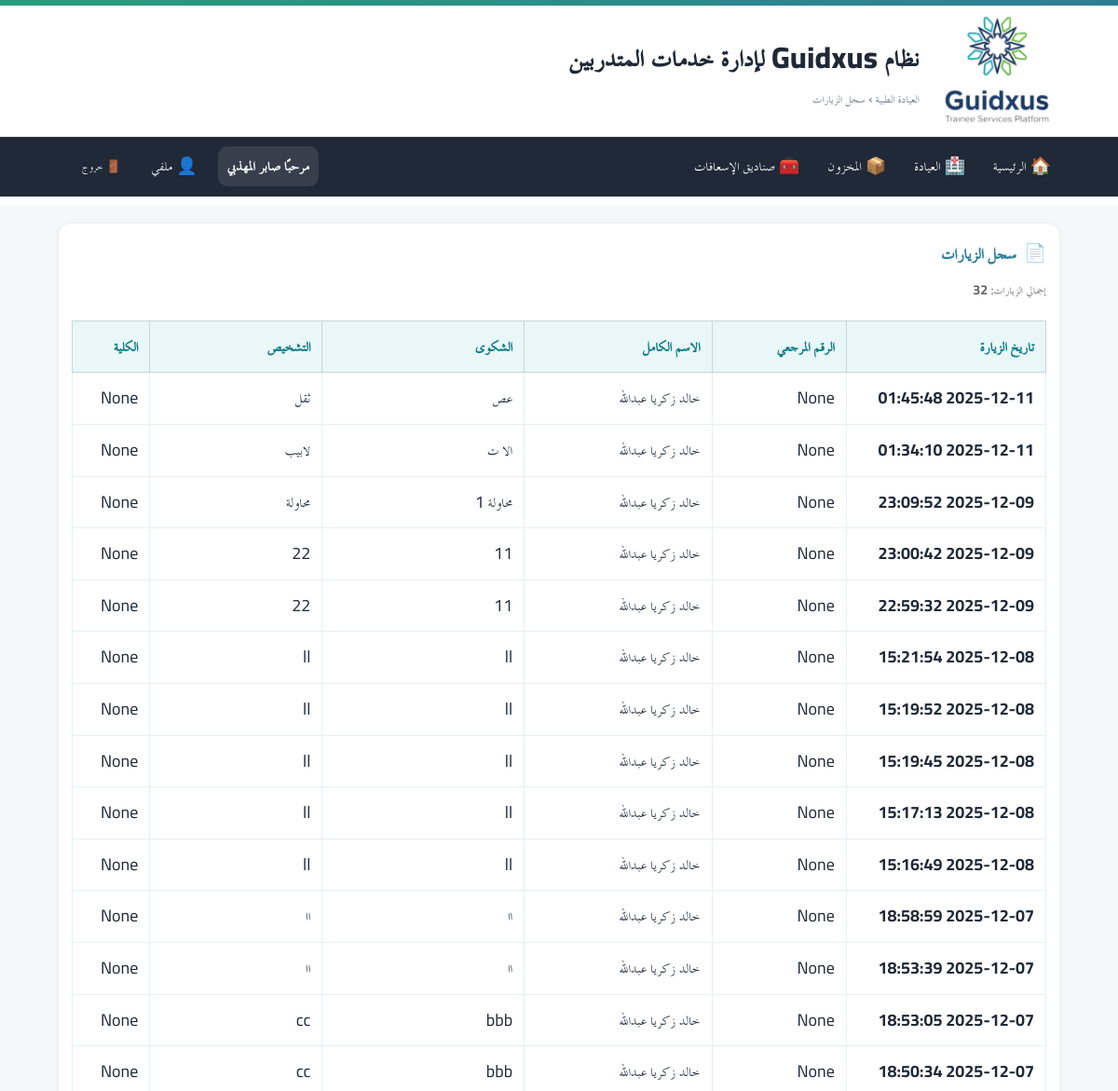
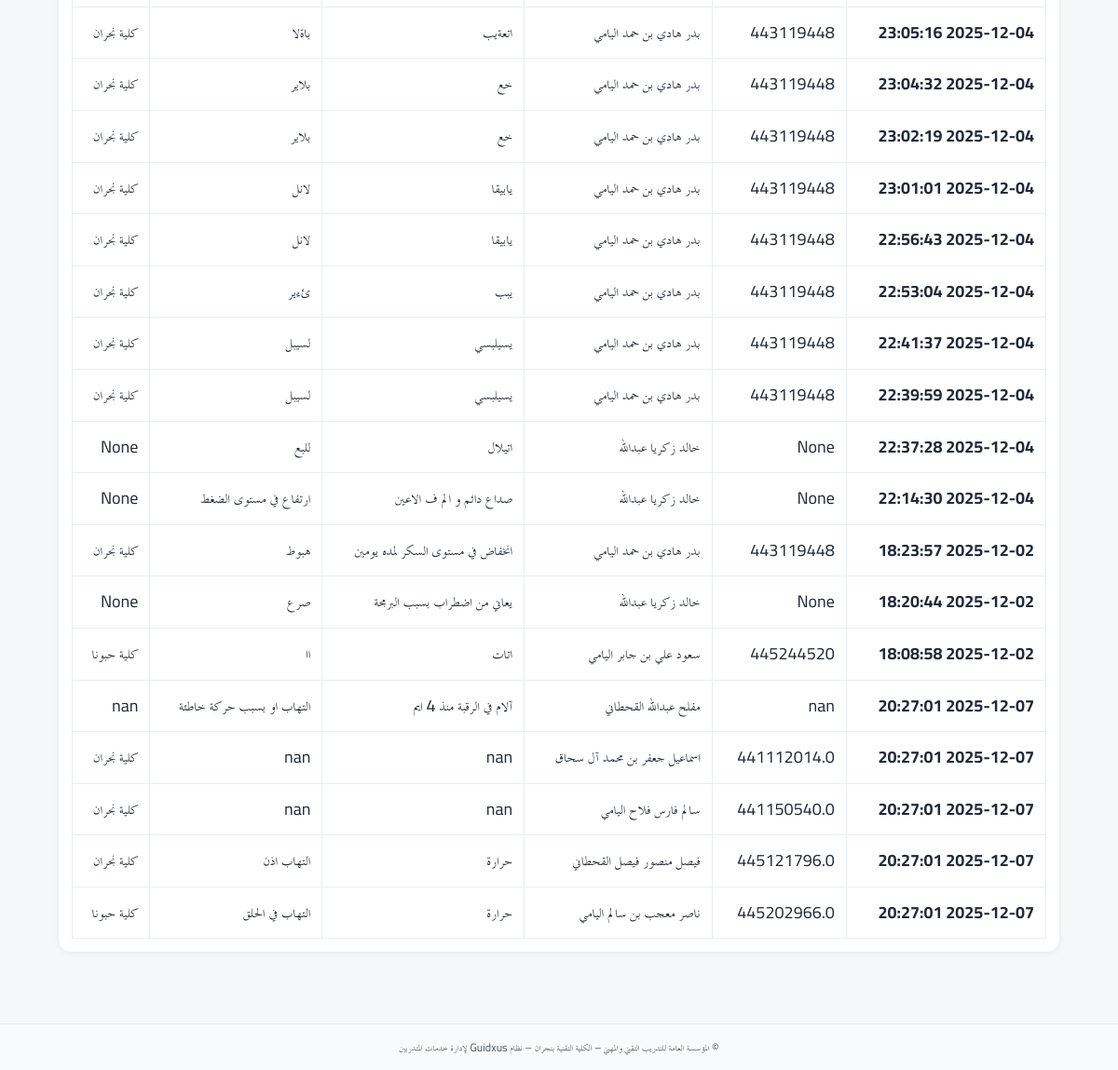
Screenshot of /clinic/visits (signed in) with the database file from the repository (2 pictures, top to bottom).
### app/models.py (models this page shows)
class User(Base):
    __tablename__ = "users"
    id = Column(Integer, primary_key=True, autoincrement=True)
    full_name = Column(String(255), nullable=False)
    username = Column(String(100), unique=True, nullable=False, index=True)
    password_hash = Column(String(255), nullable=False)
    is_admin = Column(Boolean, default=False, nullable=False)   # سوبر أدمن (صلاحيات كاملة)
    is_college_admin = Column(Boolean, default=False, nullable=False)  # أدمن كلية (صلاحيات في نطاق كلية واحدة)
    college_admin_college = Column(String(255), nullable=True)  # الكلية التي يديرها أدمن الكلية
    is_hod = Column(Boolean, default=False, nullable=False)      # رئيس قسم؟
    is_doc = Column(Boolean, default=False, nullable=False)      # 👈 طبيب الكلية (جديد)
    hod_college = Column(String(255), nullable=True)             # كلية رئيس القسم (إن وُجد)
    is_active = Column(Boolean, default=True, nullable=False)
    must_change_password = Column(Boolean, default=True, nullable=False)  # يجب تغيير كلمة المرور عند أول دخول
    created_at = Column(DateTime, server_default=func.now(), nullable=False)
    updated_at = Column(DateTime, onupdate=func.now())
    headed_departments = relationship(
        "Department",
        back_populates="head_user",
        foreign_keys="Department.head_user_id",
        lazy="selectin",
    )

### tables this page shows
CREATE TABLE clinic_patients (
        id INTEGER PRIMARY KEY AUTOINCREMENT,
        record_kind TEXT NOT NULL DEFAULT 'patient',
        patient_type TEXT,
        trainee_no TEXT,
        full_name TEXT,
        national_id TEXT,
        mobile TEXT,
        major TEXT,
        college TEXT,
        birth_date TEXT,
        department TEXT,
        gender TEXT,
        address TEXT,
        email TEXT,
        visit_date TEXT,
        visit_reason TEXT,
        diagnosis TEXT,
        treatment TEXT,
        notes TEXT,
        created_at TIMESTAMP DEFAULT CURRENT_TIMESTAMP,
        created_by INTEGER,
        updated_at TIMESTAMP,
        visit_at TIMESTAMP,
        employee_no TEXT,
        temp_c REAL,
        bp_systolic INTEGER,
        bp_diastolic INTEGER,
        pulse_bpm INTEGER,
        resp_rpm INTEGER,
        weight_kg REAL,
        height_cm REAL,
        bmi REAL,
        glucose_mg REAL,
        o2_sat INTEGER,
        chronic_json TEXT,
        complaint TEXT,
        recommendation TEXT,
        rec_detail TEXT,
        rest_days INTEGER,
        rec_json TEXT,
        rx_json TEXT
    );

### app/routers/clinic.py (the view)
@router.get("/visits")
def visits_list(
    request: Request,
    user=Depends(require_doc),
    db: Session = Depends(get_db),
):
    visits = []
    try:
        all_patients = db.execute(text("""
            SELECT
                id,
                trainee_no,
                full_name,
                record_kind,
                college,
                complaint,
                diagnosis,
                created_at,
                visit_at
            FROM clinic_patients
            WHERE record_kind = 'visit'
            ORDER BY visit_at DESC NULLS LAST, created_at DESC
        """)).fetchall()
        for row in all_patients:
            visits.append({
                "id": row[0],
                "trainee_no": row[1],
                "full_name": row[2],
                "record_kind": row[3],
                "college": row[4],
                "complaint": row[5],
                "diagnosis": row[6],
                "created_at": row[7],
                "visit_at": row[8],
                "source": "database"
            })
    except Exception as e:
        print(f"خطأ في جلب البيانات من clinic_patients: {e}")
    return templates.TemplateResponse(
        "clinic/visits_list.html",
        {
            "request": request,
            "visits": visits,
            "user": user,
        }
    )

### app/templates/clinic/visits_list.html (shortened to what this page needs)
{% extends "base.html" %}
{% block breadcrumb %}العيادة الطبية › سجل الزيارات{% endblock %}
{% block content %}
<div class="card">
  <div class="card-head"><span class="card-icon">📄</span><h3>سجل الزيارات</h3></div>
  {% if visits %}
    <div class="results-count">
      إجمالي الزيارات: <strong>{{ visits|length }}</strong>
    </div>
    <table class="visits-table">
      <thead>
        <tr>
          <th>تاريخ الزيارة</th>
          <th>الرقم المرجعي</th>
          <th>الاسم الكامل</th>
          <th>الشكوى</th>
          <th>التشخيص</th>
          <th>الكلية</th>
        </tr>
      </thead>
      <tbody>
        {% for visit in visits %}
        <tr>
          <td><strong>{{ visit.visit_at or visit.created_at }}</strong></td>
          <td>{{ visit.trainee_no }}</td>
          <td>{{ visit.full_name }}</td>
          <td>{{ visit.complaint }}</td>
          <td>{{ visit.diagnosis }}</td>
          <td>{{ visit.college }}</td>
        </tr>
        {% endfor %}
      </tbody>
    </table>
  {% else %}
    <div class="no-results">
      <p>❌ لا توجد زيارات حتى الآن</p>
    </div>
  {% endif %}
</div>
{% endblock %}

### app/templates/base.html (shortened to what this page needs)
<!doctype html>
<html lang="ar" dir="rtl">
<head>
  <link rel="stylesheet" href="/static/css/app.css">
  <link rel="stylesheet" href="/static/css/custom.css">
</head>
<body>
  <header class="site-header">
    <div class="topband"></div>
    <div class="header-inner">
      {% if ui_logo_url %}
        <img src="{{ ui_logo_url }}" alt="{{ app_name or 'Logo' }}" class="logo">
      {% else %}
        <img src="/static/images/favicon.ico" alt="{{ app_name or 'Logo' }}" class="logo">
      {% endif %}
      <div class="titles">
        <h1 class="site-title">نظام Guidxus لإدارة خدمات المتدربين</h1>
        <div class="breadcrumb">{% block breadcrumb %}{% endblock %}</div>
      </div>
    </div>
  </header>
  <nav class="main-nav">
    <div class="nav-inner">
      <a href="/">🏠 الرئيسية</a>
      {% set cu = request.session.get('user') %}
      {% set display_name = (cu.get('full_name') if cu and cu.get('full_name') else (cu.get('username') if cu and cu.get('username') else 'مستخدم')) %}
      {% if cu %}
        {% if cu.get('is_doc') %}
          <a href="/clinic/">🏥 العيادة</a>
          <a href="/inventory/">📦 المخزون</a>
          <a href="/first-aid/">🧰 صناديق الإسعافات</a>
        {% endif %}
        <div class="navbar-right">
          <span class="greeting">مرحبًا {{ display_name }}</span>
          <a href="/profile/" class="btn-link" title="ملفي الشخصي">👤 ملفي</a>
          <form method="post" action="/auth/logout" style="margin:0;">
            <button class="btn-link btn-logout" title="تسجيل الخروج">🚪 خروج</button>
          </form>
        </div>
      {% else %}
        <div class="nav-spacer"></div>
        <a href="/auth/login">🔐 تسجيل الدخول</a>
      {% endif %}
    </div>
  </nav>
  <main class="container">
    {% block content %}{% endblock %}
  </main>
  <footer class="site-footer">
    <div class="container">
      <small>
        {{ ui_footer or "© المؤسسة العامة للتدريب التقني والمهني – الكلية التقنية بنجران – نظام Guidxus لإدارة خدمات المتدربين" }}
      </small>
    </div>
  </footer>
</body>
</html>

### app/static/css/app.css (style rules this page uses)
:root { --tvtc-green-1:#7EC6A4; --tvtc-green-2:#289D7B; --tvtc-blue-1:#6BB6C8; --tvtc-blue-2:#2F7E96; --tvtc-gray-1:#F5F7F8; --tvtc-gray-2:#E5E7EA; --tvtc-gray-3:#6B7280; --tvtc-black:#1F2937; --tvtc-ivory:#FAFAF7; }
* { box-sizing:border-box; font-family:"Cairo","TraditionalArabicCustom","MajallaCustom","Noto Kufi Arabic","Segoe UI",Arial,sans-serif; }
body { margin:0; background:linear-gradient(180deg,var(--tvtc-ivory),#fff 220px,var(--tvtc-gray-1) 221px); color:var(--tvtc-black); font-size:18px; line-height:1.7; }
.container { max-width:1100px; margin-inline:auto; padding:16px; }
.site-header { background:#fff; border-bottom:1px solid var(--tvtc-gray-2); }
.header-inner { display:flex; align-items:center; gap:16px; padding-block:12px; }
.logo { height:56px; width:auto; filter: drop-shadow(0 1px 0 rgba(0,0,0,.05)); }
.site-title { margin:0; color:var(--tvtc-blue-2); font-weight:700; letter-spacing:.3px; }
.breadcrumb { color:var(--tvtc-gray-3); font-size:.9rem; }
.topband { height:6px; background:linear-gradient(90deg,var(--tvtc-green-2),var(--tvtc-blue-2)); }
.site-footer { margin-top:40px; background:#fff; border-top:1px solid var(--tvtc-gray-2); padding:16px; color:var(--tvtc-gray-3); text-align:center; }
.card { background:#fff; border:1px solid var(--tvtc-gray-2); border-radius:12px; padding:16px; margin-block:12px; box-shadow:0 2px 6px rgba(0,0,0,.04); }
.card-head { display:flex; align-items:center; gap:10px; margin-bottom:8px; }
.card-head h3 { margin:0; font-weight:800; color:var(--tvtc-blue-2); }
.card-icon { font-size:1.1rem; opacity:.9; }
.main-nav { background: #1f2937; color: #fff; border-bottom: 1px solid rgba(255,255,255,.06); }
.main-nav .nav-inner { display: flex; gap: 10px; align-items: center; padding: 10px 12px; max-width: 1100px; margin: 0 auto; }
.main-nav a { color:#fff; text-decoration:none; padding:6px 10px; border-radius:8px; }
.main-nav form { margin-inline-start: auto; }
.btn-link { background: transparent; color: #fff; border: 0; cursor: pointer; padding: 6px 10px; border-radius: 8px; }

### app/static/css/custom.css (style rules this page uses)
.nav-inner a { display: inline-flex; align-items: center; gap: 6px; color: #fff; text-decoration: none; padding: 6px 10px; border-radius: 8px; }
.nav-inner .btn-link { display: inline-flex; align-items: center; gap: 6px; background: transparent; color: #fff; border: 0; cursor: pointer; padding: 6px 10px; border-radius: 8px; }
.navbar-right { display: flex; align-items: center; gap: 12px; }
.greeting { font-weight: 700; color: #f0f5f6; background: rgba(255, 255, 255, 0.10); padding: 6px 10px; border-radius: 10px; }
.btn-logout { margin-left: 40px; }
.btn-logout { margin-left: 16px; }
.card { background: #fff; border: 1px solid #eee; border-radius: 14px; padding: 14px; margin-bottom: 12px; }
.card-head { display: flex; align-items: center; gap: 8px; margin-bottom: 10px; }
.card-icon { font-size: 1.2rem; }
.site-footer { background: #f9fafb; padding: 12px 0; text-align: center; font-size: .9rem; color: #4b5563; }

### app/templates/base.html (style rules this page uses)
:root { --container: 1100px; }
.container { max-width: var(--container); margin: 0 auto; padding: 0 12px; }
.site-header .header-inner { display: flex; align-items: center; gap: 25px; padding: 10px 10px; width: 100%; }
.site-header .logo { height: 120px; width: auto; margin-right: 60px; background: transparent; }
.site-header .site-title { margin: 0; font-weight: 800; font-size: 2rem; color: #1f2937; }
.main-nav { background: #1f2937; color: #fff; border-bottom: 1px solid rgba(255,255,255,.06); }
.main-nav .nav-inner { display: flex; gap: 10px; align-items: center; padding: 10px 12px; max-width: var(--container); margin: 0 auto; }
.main-nav a { color:#fff; text-decoration:none; padding:6px 10px; border-radius:8px; }
.btn-link { background: transparent; color: #fff; border: 0; cursor: pointer; padding: 6px 10px; border-radius: 8px; }
.card { background:#fff; border:1px solid #eee; border-radius:14px; padding:14px; margin-bottom:12px; }
.card-head { display:flex; align-items:center; gap:8px; margin-bottom:10px; }
.card-icon { font-size:1.2rem; }
main.container { padding-top: 16px; padding-bottom: 24px; }
.breadcrumb { color:#6b7280; font-size:.92rem; margin-top:4px; font-weight: normal; }
.site-footer { background:#f9fafb; padding:12px 0; text-align:center; font-size:.9rem; color:#4b5563; }

### rows the page displays
User: full_name "صابر المهذبي"
clinic_patients: visit_at "2025-12-11 01:45:48", trainee_no "None", full_name "خالد زكريا عبدالله", complaint "عص", diagnosis "ثقل", college "None"
clinic_patients: visit_at "2025-12-11 01:34:10", trainee_no "None", full_name "خالد زكريا عبدالله", complaint "الا ت", diagnosis "لابيب", college "None"
clinic_patients: visit_at "2025-12-09 23:09:52", trainee_no "None", full_name "خالد زكريا عبدالله", complaint "محاولة 1", diagnosis "محاولة", college "None"
clinic_patients: visit_at "2025-12-09 23:00:42", trainee_no "None", full_name "خالد زكريا عبدالله", complaint "11", diagnosis "22", college "None"
clinic_patients: visit_at "2025-12-09 22:59:32", trainee_no "None", full_name "خالد زكريا عبدالله", complaint "11", diagnosis "22", college "None"
clinic_patients: visit_at "2025-12-08 15:21:54", trainee_no "None", full_name "خالد زكريا عبدالله", complaint "ll", diagnosis "ll", college "None"
clinic_patients: visit_at "2025-12-08 15:19:52", trainee_no "None", full_name "خالد زكريا عبدالله", complaint "ll", diagnosis "ll", college "None"
clinic_patients: visit_at "2025-12-08 15:19:45", trainee_no "None", full_name "خالد زكريا عبدالله", complaint "ll", diagnosis "ll", college "None"
clinic_patients: visit_at "2025-12-08 15:17:13", trainee_no "None", full_name "خالد زكريا عبدالله", complaint "ll", diagnosis "ll", college "None"
clinic_patients: visit_at "2025-12-08 15:16:49", trainee_no "None", full_name "خالد زكريا عبدالله", complaint "ll", diagnosis "ll", college "None"
clinic_patients: visit_at "2025-12-07 18:58:59", trainee_no "None", full_name "خالد زكريا عبدالله", complaint "اا", diagnosis "اا", college "None"
clinic_patients: visit_at "2025-12-07 18:53:39", trainee_no "None", full_name "خالد زكريا عبدالله", complaint "اا", diagnosis "اا", college "None"
clinic_patients: visit_at "2025-12-07 18:53:05", trainee_no "None", full_name "خالد زكريا عبدالله", complaint "bbb", diagnosis "cc", college "None"
clinic_patients: visit_at "2025-12-07 18:50:34", trainee_no "None", full_name "خالد زكريا عبدالله", complaint "bbb", diagnosis "cc", college "None"
clinic_patients: visit_at "2025-12-04 23:05:16", trainee_no "443119448", full_name "بدر هادي بن حمد اليامي", complaint "اتعةيب", diagnosis "باةلا", college "كلية نجران"
clinic_patients: visit_at "2025-12-04 23:04:32", trainee_no "443119448", full_name "بدر هادي بن حمد اليامي", complaint "خع", diagnosis "بلاير", college "كلية نجران"
clinic_patients: visit_at "2025-12-04 23:02:19", trainee_no "443119448", full_name "بدر هادي بن حمد اليامي", complaint "خع", diagnosis "بلاير", college "كلية نجران"
clinic_patients: visit_at "2025-12-04 23:01:01", trainee_no "443119448", full_name "بدر هادي بن حمد اليامي", complaint "يابيقا", diagnosis "لانل", college "كلية نجران"
clinic_patients: visit_at "2025-12-04 22:56:43", trainee_no "443119448", full_name "بدر هادي بن حمد اليامي", complaint "يابيقا", diagnosis "لانل", college "كلية نجران"
clinic_patients: visit_at "2025-12-04 22:53:04", trainee_no "443119448", full_name "بدر هادي بن حمد اليامي", complaint "يبب", diagnosis "ئءير", college "كلية نجران"
clinic_patients: visit_at "2025-12-04 22:41:37", trainee_no "443119448", full_name "بدر هادي بن حمد اليامي", complaint "يسيلبسي", diagnosis "لسيبل", college "كلية نجران"
clinic_patients: visit_at "2025-12-04 22:39:59", trainee_no "443119448", full_name "بدر هادي بن حمد اليامي", complaint "يسيلبسي", diagnosis "لسيبل", college "كلية نجران"
clinic_patients: visit_at "2025-12-04 22:37:28", trainee_no "None", full_name "خالد زكريا عبدالله", complaint "اتيلال", diagnosis "للبع", college "None"
clinic_patients: visit_at "2025-12-04 22:14:30", trainee_no "None", full_name "خالد زكريا عبدالله", complaint "صداع دائم و الم ف الاعين", diagnosis "ارتفاع في مستوى الضغط", college "None"
clinic_patients: visit_at "2025-12-02 18:23:57", trainee_no "443119448", full_name "بدر هادي بن حمد اليامي", complaint "انخفاض في مستوى السكر لمده يومين", diagnosis "هبوط", college "كلية نجران"
clinic_patients: visit_at "2025-12-02 18:20:44", trainee_no "None", full_name "خالد زكريا عبدالله", complaint "يعاني من اضطراب بسبب البرمجة", diagnosis "صرع", college "None"
clinic_patients: visit_at "2025-12-02 18:08:58", trainee_no "445244520", full_name "سعود علي بن جابر اليامي", complaint "اتات", diagnosis "اا", college "كلية حبونا"
clinic_patients: created_at "2025-12-07 20:27:01", trainee_no "nan", full_name "مفلح عبدالله القحطاني", complaint "آلام في الرقبة منذ 4 ايم", diagnosis "التهاب او بسبب حركة خاطئة", college "nan"
clinic_patients: created_at "2025-12-07 20:27:01", trainee_no "441112014.0", full_name "اسماعيل جعفر بن محمد آل سحاق", complaint "nan", diagnosis "nan", college "كلية نجران"
clinic_patients: created_at "2025-12-07 20:27:01", trainee_no "441150540.0", full_name "سالم فارس فلاح اليامي", complaint "nan", diagnosis "nan", college "كلية نجران"
clinic_patients: created_at "2025-12-07 20:27:01", trainee_no "445121796.0", full_name "فيصل منصور فيصل القحطاني", complaint "حرارة", diagnosis "التهاب اذن", college "كلية نجران"
clinic_patients: created_at "2025-12-07 20:27:01", trainee_no "445202966.0", full_name "ناصر معجب بن سالم اليامي", complaint "حرارة", diagnosis "التهاب في الحلق", college "كلية حبونا"

### other values shown
{{ visits|length }} "32"
